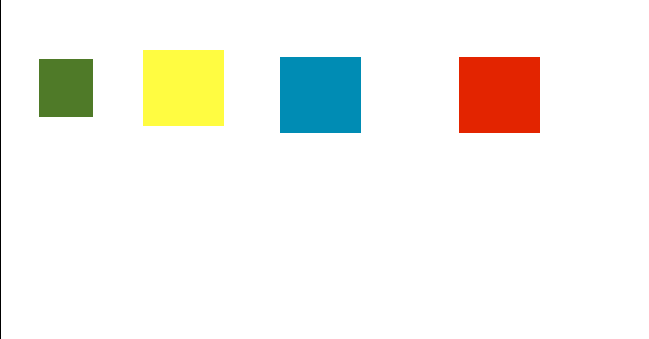
#> input picture image/shikaku.png, 649 x 339 px
$ python sample1.py
#> lines starting #> are read from the running program, lines starting #| are printed output that depends on the picture; after the words box and inside, x2 and y2 are one past the last pixel; in counts of white or black regions, pixels touching at a corner belong together
import cv2
import os
import numpy as np
from pprint import pprint


def getRectByPoints(points):
    # prepare simple array
    points = list(map(lambda x: x[0], points))

    points = sorted(points, key=lambda x:x[1])
    top_points = sorted(points[:2], key=lambda x:x[0])
    bottom_points = sorted(points[2:4], key=lambda x:x[0])
    points = top_points + bottom_points

    left = min(points[0][0], points[2][0])
    right = max(points[1][0], points[3][0])
    top = min(points[0][1], points[1][1])
    bottom = max(points[2][1], points[3][1])
    return (top, bottom, left, right)

def getPartImageByRect(rect, file):
    img = cv2.imread(file, 1)
    return img[rect[0]:rect[1], rect[2]:rect[3]]

def getMode(nparr):
    count = np.bincount(nparr) #値ごとの出現回数を計算
    return np.argmax(count) # 最大を要素のあちあｗ


##########################
# main
##########################

outdir = './sample1_out/'

image_dir = '../image/'
image_file = 'shikaku.png'
src_file  = image_dir + image_file

im = cv2.imread(src_file, 1) #(A) //ファイル読み込み
#> im is the input picture: shape (339, 649, 3); mean B, G, R 237, 243.3, 244.2
im = cv2.cvtColor(im, cv2.COLOR_BGR2GRAY) #(B) //グレースケールの取得
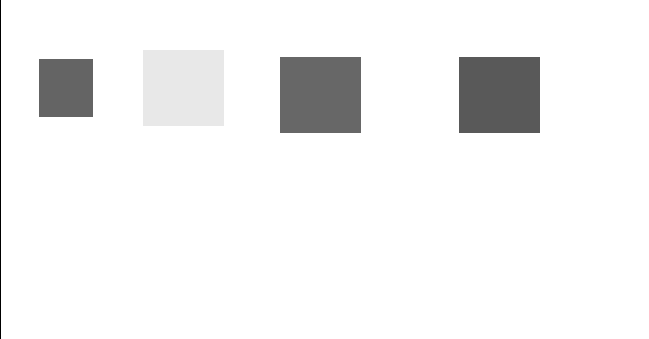
#> im: shape (339, 649); min 0, max 255, mean 242.9
im = cv2.GaussianBlur(im, (11, 11), 0) #(C) //ガウシアンフィルター(調整用)
cv2.imwrite(outdir + "gray.png", im)


##########################
# 二値化
##########################

ret1, th1 = cv2.threshold(im, 240, 255, cv2.THRESH_BINARY_INV) #二値化
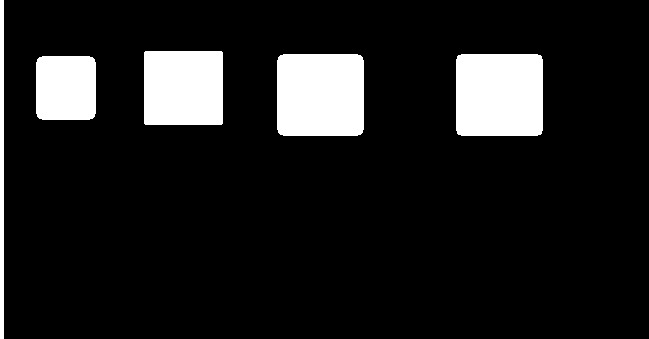
#> th1: shape (339, 649); 11.4% white; 5 white regions, box (x1, y1, x2, y2) and area: (456, 54, 543, 136) 7094, (277, 54, 364, 136) 7078, (144, 51, 223, 125) 5842, (36, 56, 96, 120) 3784, (0, 0, 4, 339) 1356
th2 = cv2.adaptiveThreshold(im, 255, cv2.ADAPTIVE_THRESH_GAUSSIAN_C, cv2.THRESH_BINARY_INV, 11, 3) #adaptiveThresholdここ調整の余地あり..
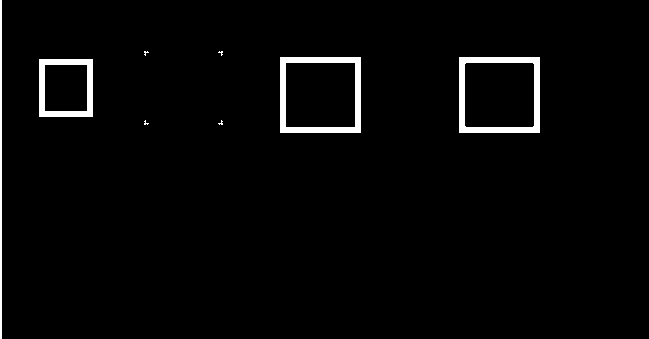
#> th2: shape (339, 649); 2.5% white; 8 white regions (4 under 20 px), largest, box (x1, y1, x2, y2) and area: (459, 57, 540, 133) 1744, (280, 57, 361, 133) 1740, (39, 59, 93, 117) 1200, (0, 0, 2, 339) 678
th3 = cv2.threshold(im, 0, 255, cv2.THRESH_BINARY_INV+cv2.THRESH_OTSU)[1]
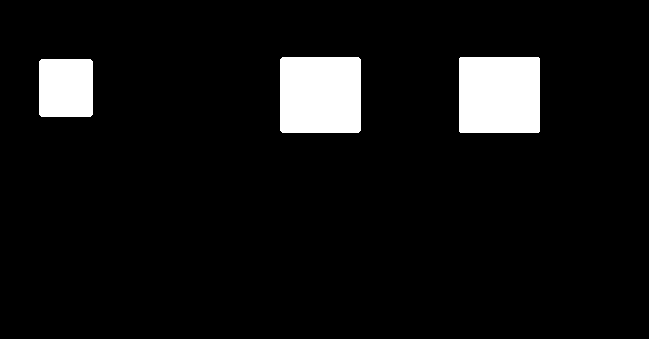
#> th3: shape (339, 649); 7% white; 3 white regions

cv2.imwrite(outdir + "bin.png", th1)
cv2.imwrite(outdir + "bin2.png", th2)
cv2.imwrite(outdir + "bin3.png", th3)

im_all = th1 + th2 + th3
cv2.imwrite(outdir + "bin_all.png", im_all)

##########################
# 輪郭抽出
##########################
contours = cv2.findContours(im_all, cv2.RETR_LIST, cv2.CHAIN_APPROX_SIMPLE)[0]
#> contours = 5 contours; box (x1, y1, x2, y2) and area: (456, 54, 543, 136) 6932, (277, 54, 364, 136) 6918, (144, 51, 223, 125) 5694, (36, 56, 96, 120) 3669, (0, 0, 4, 339) 1014

#画像サイズの1/100を基準面積として取得
th_area = im.shape[0] * im.shape[1] / 100
#> th_area = 2200.1
#contoursに対してfilter
contours_large = list(filter(lambda c:cv2.contourArea(c) > th_area, contours))
#> contours_large = 4 contours; box (x1, y1, x2, y2) and area: (456, 54, 543, 136) 6932, (277, 54, 364, 136) 6918, (144, 51, 223, 125) 5694, (36, 56, 96, 120) 3669

outputs = []
rects = []
approxes = []
for (i,cnt) in enumerate(contours_large):
    arclen = cv2.arcLength(cnt, True)
#> arclen = 234.6
    approx = cv2.approxPolyDP(cnt, 0.02*arclen, True)
#> approx = [[39, 57], [37, 116], [92, 118], [94, 59]]
    if len(approx) < 4:
        continue
    approxes.append(approx)
    rect = getRectByPoints(approx)
#> in getRectByPoints, `points = sorted(points, key=lambda x:x[1])`: points = [[39, 57], [94, 59], [37, 116], [92, 118]]
#> in getRectByPoints, `top_points = sorted(points[:2], key=lambda x:x[0])`: top_points = [[39, 57], [94, 59]]
#> in getRectByPoints, `bottom_points = sorted(points[2:4], key=lambda x:x[0])`: bottom_points = [[37, 116], [92, 118]]
#> in getRectByPoints, `left = min(points[0][0], points[2][0])`: left = 37
#> in getRectByPoints, `right = max(points[1][0], points[3][0])`: right = 94
#> in getRectByPoints, `top = min(points[0][1], points[1][1])`: top = 57
#> in getRectByPoints, `bottom = max(points[2][1], points[3][1])`: bottom = 118
#> rect = (57, 118, 37, 94)
    rects.append(rect)
    outputs.append(getPartImageByRect(rect, src_file))
#> in getPartImageByRect, `return img[rect[0]:rect[1], rect[2]:rect[3]]`:
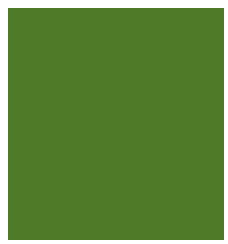
#> returned value: shape (61, 57, 3) (shown 4 times larger); mean of channels 0, 1, 2 61.3, 135.2, 96.5; drawn as B, G, R
    cv2.imwrite(outdir + 'output'+str(i)+'.png', getPartImageByRect(rect, src_file))


##########################
# 代表色の取得 (指定の矩形からB G Rそれぞれの中央地を)
##########################
# http://peaceandhilightandpython.hatenablog.com/entry/2016/01/03/151320
# outputs
t_colors = []
#> t_colors = []
for (i,out) in enumerate(outputs):
    color = np.zeros(3)
    for j in range(3):
        color[j] = np.median(out[:,:,j]) #中央値
        #color[j] = getMode(out[:,:,j].ravel()) #最頻値
    t_colors.append(color)

t_colors = np.array(t_colors)
pprint(t_colors)
